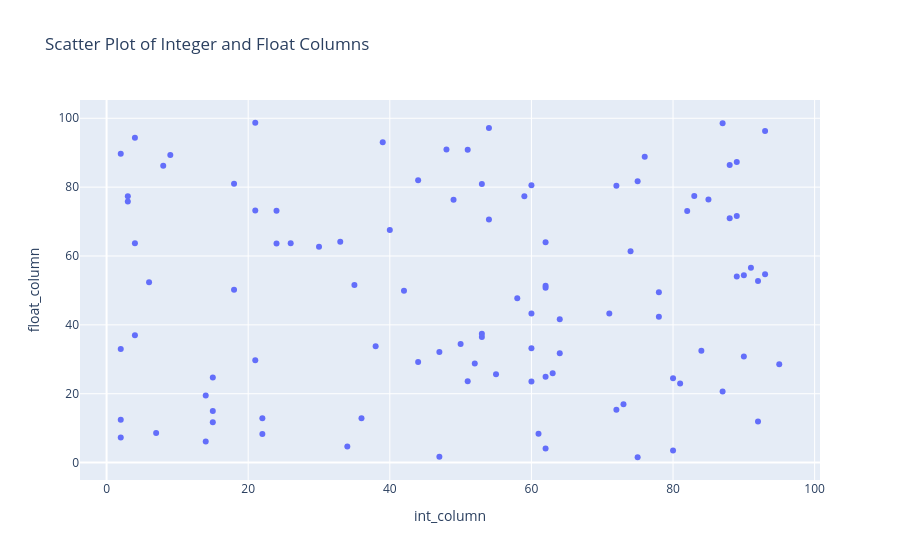
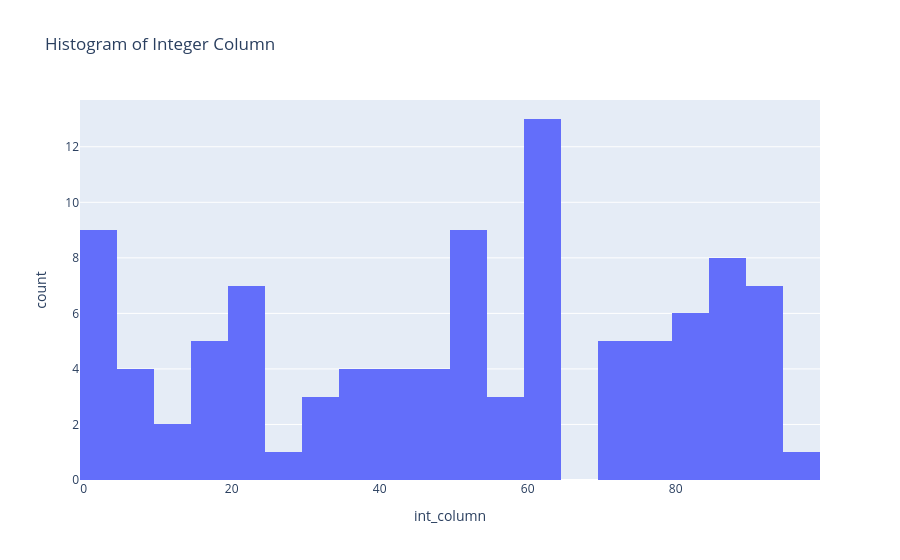
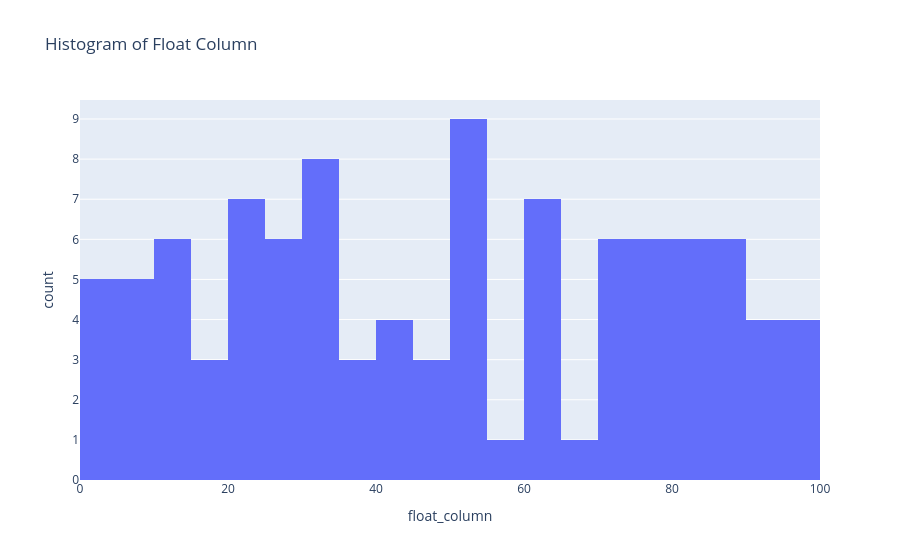

Write notebook code for charts like these, in order.
### Code cell
import pandas as pd
import numpy as np
import matplotlib.pyplot as plt
import seaborn as sns
import plotly.express as px

# Generate sample data
np.random.seed(42)
data = pd.DataFrame({
    'int_column': np.random.randint(1, 100, 100),  # Integer values
    'object_column': np.random.uniform(1.0, 100.0, 100)  # Float values
})

# Line Plot
plt.figure(figsize=(10, 6))
plt.plot(data.index, data['int_column'], label='Integer Column', marker='o')
plt.plot(data.index, data['object_column'], label='object Column', marker='x')
plt.xlabel('Index')
plt.ylabel('Values')
plt.title('Line Plot of Integer and object Columns')
plt.legend()
plt.show()

# Histogram
plt.figure(figsize=(10, 6))

# Histogram for integer values
plt.hist(data['int_column'], bins=20, alpha=0.5, label='Integer Column', edgecolor='black')

# Histogram for object values
plt.hist(data['object_column'], bins=20, alpha=0.5, label='Float Column', edgecolor='black')

plt.xlabel('Values')
plt.ylabel('Frequency')
plt.title('Histogram of Integer and Float Columns')
plt.legend()
plt.show()

# Box Plot
plt.figure(figsize=(10, 6))
sns.boxplot(data=data[['int_column', 'object_column']])
plt.ylabel('Values')
plt.title('Box Plot of Integer and Float Columns')
plt.show()

# Violin Plot
plt.figure(figsize=(10, 6))
sns.violinplot(data=data[['int_column', 'object_column']])
plt.ylabel('Values')
plt.title('Violin Plot of Integer and object Columns')
plt.show()

# Scatter Plot
plt.figure(figsize=(10, 6))
sns.scatterplot(x='int_column', y='object_column', data=data)
plt.xlabel('Integer Column')
plt.ylabel('Float Column')
plt.title('Scatter Plot of Integer and Float Columns')
plt.show()

# Plotly Scatter Plot
fig = px.scatter(data, x='int_column', y='float_column', title='Scatter Plot of Integer and Float Columns')
fig.show()

# Plotly Histogram for Integer Column
fig = px.histogram(data, x='int_column', nbins=20, title='Histogram of Integer Column')
fig.show()

# Plotly Histogram for Float Column
fig = px.histogram(data, x='float_column', nbins=20, title='Histogram of Float Column')
fig.show()

### Figure 1 — Plotly figure (JSON) as saved in the notebook; plotly's stock layout.template omitted (floating-point values rounded to 4 significant figures)
{"data": [{"hovertemplate": "int_column=%{x}<br>float_column=%{y}<extra></extra>", "legendgroup": "", "marker": {"color": "#636efa", "symbol": "circle"}, "mode": "markers", "name": "", "orientation": "v", "showlegend": false, "type": "scatter", "x": [52, 93, 15, 72, 61, 21, 83, 87, 75, 75, 88, 24, 3, 22, 53, 2, 88, 30, 38, 2, 64, 60, 21, 33, 76, 58, 22, 89, 49, 91, 59, 42, 92, 60, 80, 15, 62, 62, 47, 62, 51, 55, 64, 3, 51, 7, 21, 73, 39, 18, 4, 89, 60, 14, 9, 90, 53, 2, 84, 92, 60, 71, 44, 8, 47, 35, 78, 81, 36, 50, 4, 2, 6, 54, 4, 54, 93, 63, 18, 90, 44, 34, 74, 62, 14, 95, 48, 15, 72, 78, 87, 62, 40, 85, 80, 82, 53, 24, 26, 89], "xaxis": "x", "y": [28.81, 54.73, 14.95, 80.42, 8.381, 98.7, 77.45, 20.67, 1.547, 81.73, 70.98, 73.17, 77.36, 8.33, 36.49, 12.47, 86.45, 62.71, 33.76, 7.292, 31.79, 33.19, 73.23, 64.12, 88.83, 47.75, 12.84, 71.61, 76.32, 56.57, 77.33, 49.89, 52.75, 43.33, 3.516, 11.68, 4.111, 64.0, 32.12, 51.35, 90.85, 25.68, 41.63, 75.8, 23.65, 8.621, 29.69, 16.96, 93.04, 81.0, 63.71, 87.27, 80.56, 19.47, 89.36, 54.39, 80.94, 89.71, 32.48, 11.9, 23.57, 43.28, 81.98, 86.21, 1.688, 51.56, 42.32, 22.99, 12.87, 34.42, 94.35, 33.0, 52.36, 70.6, 37.0, 97.21, 96.28, 25.93, 50.23, 30.79, 29.2, 4.652, 61.35, 50.77, 6.096, 28.59, 90.92, 24.72, 15.34, 49.46, 98.58, 24.96, 67.54, 76.4, 24.53, 73.09, 37.41, 63.6, 63.72, 54.04], "yaxis": "y"}], "layout": {"autosize": true, "legend": {"tracegroupgap": 0}, "title": {"text": "Scatter Plot of Integer and Float Columns"}, "xaxis": {"anchor": "y", "autorange": true, "domain": [0, 1], "range": [-3.637, 100.6], "title": {"text": "int_column"}, "type": "linear"}, "yaxis": {"anchor": "x", "autorange": true, "domain": [0, 1], "range": [-6.471, 106.7], "title": {"text": "float_column"}, "type": "linear"}}}

### Figure 2 — Plotly figure (JSON) as saved in the notebook; plotly's stock layout.template omitted (floating-point values rounded to 4 significant figures)
{"data": [{"alignmentgroup": "True", "bingroup": "x", "hovertemplate": "int_column=%{x}<br>count=%{y}<extra></extra>", "legendgroup": "", "marker": {"color": "#636efa", "pattern": {"shape": ""}}, "name": "", "nbinsx": 20, "offsetgroup": "", "orientation": "v", "showlegend": false, "type": "histogram", "x": [52, 93, 15, 72, 61, 21, 83, 87, 75, 75, 88, 24, 3, 22, 53, 2, 88, 30, 38, 2, 64, 60, 21, 33, 76, 58, 22, 89, 49, 91, 59, 42, 92, 60, 80, 15, 62, 62, 47, 62, 51, 55, 64, 3, 51, 7, 21, 73, 39, 18, 4, 89, 60, 14, 9, 90, 53, 2, 84, 92, 60, 71, 44, 8, 47, 35, 78, 81, 36, 50, 4, 2, 6, 54, 4, 54, 93, 63, 18, 90, 44, 34, 74, 62, 14, 95, 48, 15, 72, 78, 87, 62, 40, 85, 80, 82, 53, 24, 26, 89], "xaxis": "x", "yaxis": "y"}], "layout": {"autosize": true, "barmode": "relative", "legend": {"tracegroupgap": 0}, "title": {"text": "Histogram of Integer Column"}, "xaxis": {"anchor": "y", "autorange": true, "domain": [0, 1], "range": [-0.5, 99.5], "title": {"text": "int_column"}, "type": "linear"}, "yaxis": {"anchor": "x", "autorange": true, "domain": [0, 1], "range": [0, 13.68], "title": {"text": "count"}}}}

### Figure 3 — Plotly figure (JSON) as saved in the notebook; plotly's stock layout.template omitted (floating-point values rounded to 4 significant figures)
{"data": [{"alignmentgroup": "True", "bingroup": "x", "hovertemplate": "float_column=%{x}<br>count=%{y}<extra></extra>", "legendgroup": "", "marker": {"color": "#636efa", "pattern": {"shape": ""}}, "name": "", "nbinsx": 20, "offsetgroup": "", "orientation": "v", "showlegend": false, "type": "histogram", "x": [28.81, 54.73, 14.95, 80.42, 8.381, 98.7, 77.45, 20.67, 1.547, 81.73, 70.98, 73.17, 77.36, 8.33, 36.49, 12.47, 86.45, 62.71, 33.76, 7.292, 31.79, 33.19, 73.23, 64.12, 88.83, 47.75, 12.84, 71.61, 76.32, 56.57, 77.33, 49.89, 52.75, 43.33, 3.516, 11.68, 4.111, 64.0, 32.12, 51.35, 90.85, 25.68, 41.63, 75.8, 23.65, 8.621, 29.69, 16.96, 93.04, 81.0, 63.71, 87.27, 80.56, 19.47, 89.36, 54.39, 80.94, 89.71, 32.48, 11.9, 23.57, 43.28, 81.98, 86.21, 1.688, 51.56, 42.32, 22.99, 12.87, 34.42, 94.35, 33.0, 52.36, 70.6, 37.0, 97.21, 96.28, 25.93, 50.23, 30.79, 29.2, 4.652, 61.35, 50.77, 6.096, 28.59, 90.92, 24.72, 15.34, 49.46, 98.58, 24.96, 67.54, 76.4, 24.53, 73.09, 37.41, 63.6, 63.72, 54.04], "xaxis": "x", "yaxis": "y"}], "layout": {"autosize": true, "barmode": "relative", "legend": {"tracegroupgap": 0}, "title": {"text": "Histogram of Float Column"}, "xaxis": {"anchor": "y", "autorange": true, "domain": [0, 1], "range": [0, 100], "title": {"text": "float_column"}, "type": "linear"}, "yaxis": {"anchor": "x", "autorange": true, "domain": [0, 1], "range": [0, 9.474], "title": {"text": "count"}}}}
